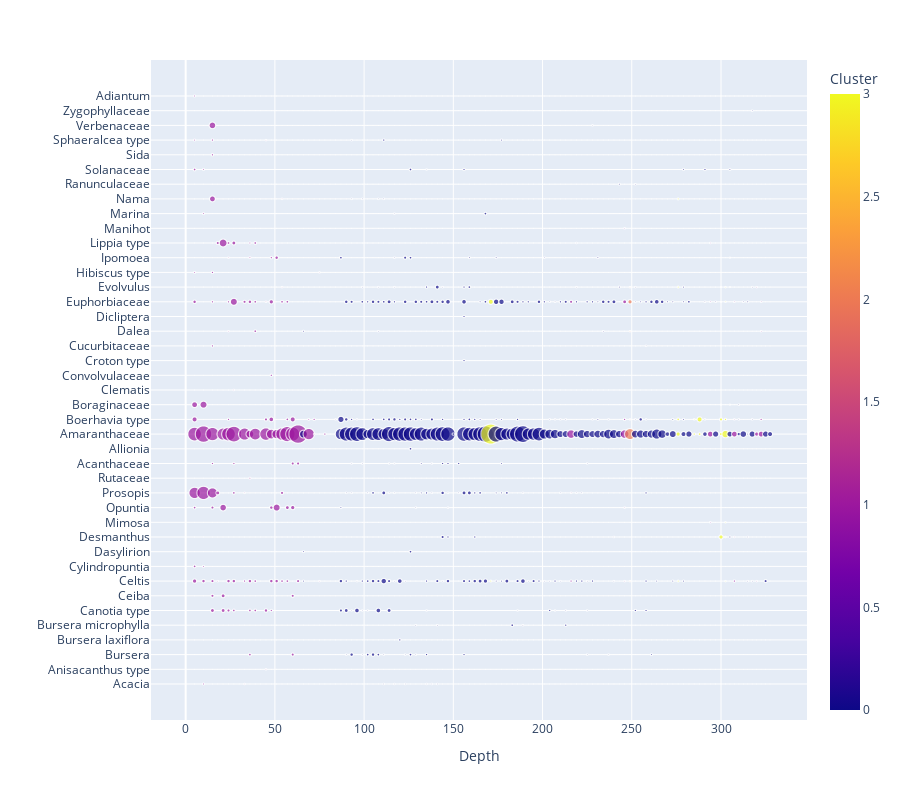

Notebook source saved alongside this figure:
### Code cell
# Graficando
df_pca_kmeans_ = df_pca_kmeans.melt(id_vars=['Profundidad', 'Cluster',
                                           'Componente_1', 'Componente_2', 'Componente_3', 
                                      'Componente_4', 'Componente_5'])

fig = px.scatter(df_pca_kmeans_, x="Profundidad", y="variable",
                 size="value", color="Cluster",
                 hover_name="variable")
fig.update_layout(xaxis_title="Depth", yaxis_title="", height=800)
fig.show()

### Figure 1 — Plotly figure (JSON) as saved in the notebook; plotly's stock layout.template omitted (floating-point values rounded to 4 significant figures; data arrays with more than 128 entries replaced by an {"elided": "..."} marker saying what was removed)
{"data": [{"hovertemplate": "<b>%{hovertext}</b><br><br>Profundidad=%{x}<br>variable=%{y}<br>value=%{marker.size}<br>Cluster=%{marker.color}<extra></extra>", "hovertext": {"elided": "4469 str values"}, "legendgroup": "", "marker": {"color": {"elided": "4469 int values"}, "coloraxis": "coloraxis", "size": {"elided": "4469 float values"}, "sizemode": "area", "sizeref": 0.1139, "symbol": "circle"}, "mode": "markers", "name": "", "showlegend": false, "type": "scattergl", "x": {"elided": "4469 float values"}, "xaxis": "x", "y": {"elided": "4469 str values"}, "yaxis": "y"}], "layout": {"coloraxis": {"colorbar": {"title": {"text": "Cluster"}}, "colorscale": [[0, "#0d0887"], [0.1111, "#46039f"], [0.2222, "#7201a8"], [0.3333, "#9c179e"], [0.4444, "#bd3786"], [0.5556, "#d8576b"], [0.6667, "#ed7953"], [0.7778, "#fb9f3a"], [0.8889, "#fdca26"], [1, "#f0f921"]]}, "height": 800, "legend": {"itemsizing": "constant", "tracegroupgap": 0}, "margin": {"t": 60}, "xaxis": {"anchor": "y", "domain": [0, 1], "title": {"text": "Depth"}}, "yaxis": {"anchor": "x", "domain": [0, 1], "title": {"text": ""}}}}
